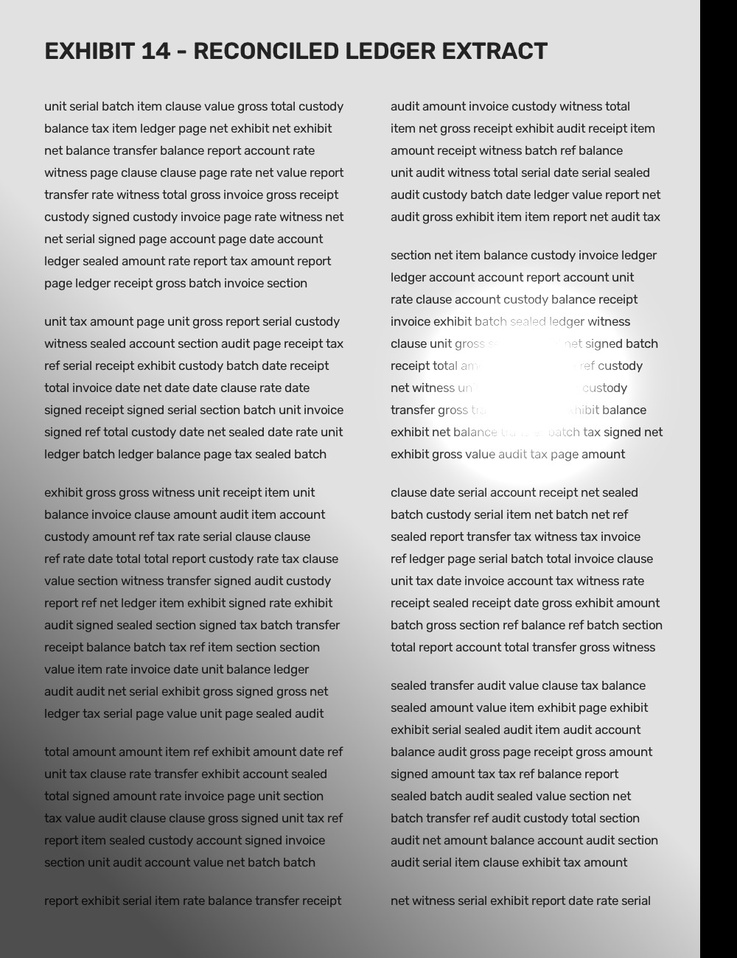
#> input picture android/app/src/main/assets/sample_page.jpg, 737 x 958 px, shrunk from 1000 x 1300 before the run
$ python -i repair.py   (imports and definitions only)
#> lines starting #> are read from the running program, lines starting #| are printed output that depends on the picture; after the words box and inside, x2 and y2 are one past the last pixel; in counts of white or black regions, pixels touching at a corner belong together
#> further down, picture is the input picture: shape (958, 737); min 0, max 255, mean 175.6
"""Triage and repair of lighting damage, using classical image processing.

What this can and cannot do:

* Uneven lighting that dims or brightens text without clipping it (soft
  shadows, the falloff around a glare spot) still holds the text signal.
  Dividing by an estimate of the page background ("flattening") recovers it,
  and a local contrast stretch around each glare spot recovers the washed-out
  ink in its falloff ring.
* Pixels clipped to pure white or pure black hold no information. Telea
  inpainting fills those regions with a smooth blend of their surroundings so
  they stop reading as structure, but it does not and cannot restore the
  characters that were there. Every filled region is listed in the report so
  the output is never mistaken for an unaltered capture.
* Large pure-black regions are often redaction bars, figures or scan borders,
  so they are reported but only filled when explicitly asked.
"""
from __future__ import annotations

from dataclasses import dataclass, field
from typing import Dict, List

import cv2
import numpy as np

GLARE_LEVEL = 250
SHADOW_LEVEL = 5
MAX_LISTED_REGIONS = 50


def _odd(n: float, minimum: int) -> int:
    n = max(int(round(n)), minimum)
    return n if n % 2 else n + 1


@dataclass
class Triage:
    clipped_glare_pixels: int
    clipped_shadow_pixels: int
    glare_mask: np.ndarray
    shadow_mask: np.ndarray
    paper_at_clip_level: bool
    glare_regions: List[Dict] = field(default_factory=list)
    shadow_regions: List[Dict] = field(default_factory=list)

    # [15 lines left out: function to_dict, not called in this run]


def _regions(mask: np.ndarray) -> List[Dict]:
    n, _, stats, _ = cv2.connectedComponentsWithStats(mask, connectivity=8)
    out = [
        {"x": int(s[0]), "y": int(s[1]), "w": int(s[2]), "h": int(s[3]), "area": int(s[4])}
        for s in stats[1:]
    ]
    out.sort(key=lambda r: r["area"], reverse=True)
    return out[:MAX_LISTED_REGIONS]


def triage(gray: np.ndarray) -> Triage:
    """Find clipped *regions*, not just clipped pixels.

    Dark text strokes are legitimately near 0 and clean white paper is
    legitimately near 255, so a per-pixel threshold flags the whole page.
    A morphological opening with a kernel wider than a text stroke keeps only
    blobs large enough to be lighting damage.
    """
    h, w = gray.shape
#> h = 958; w = 737
    raw_glare = (gray >= GLARE_LEVEL).astype(np.uint8) * 255
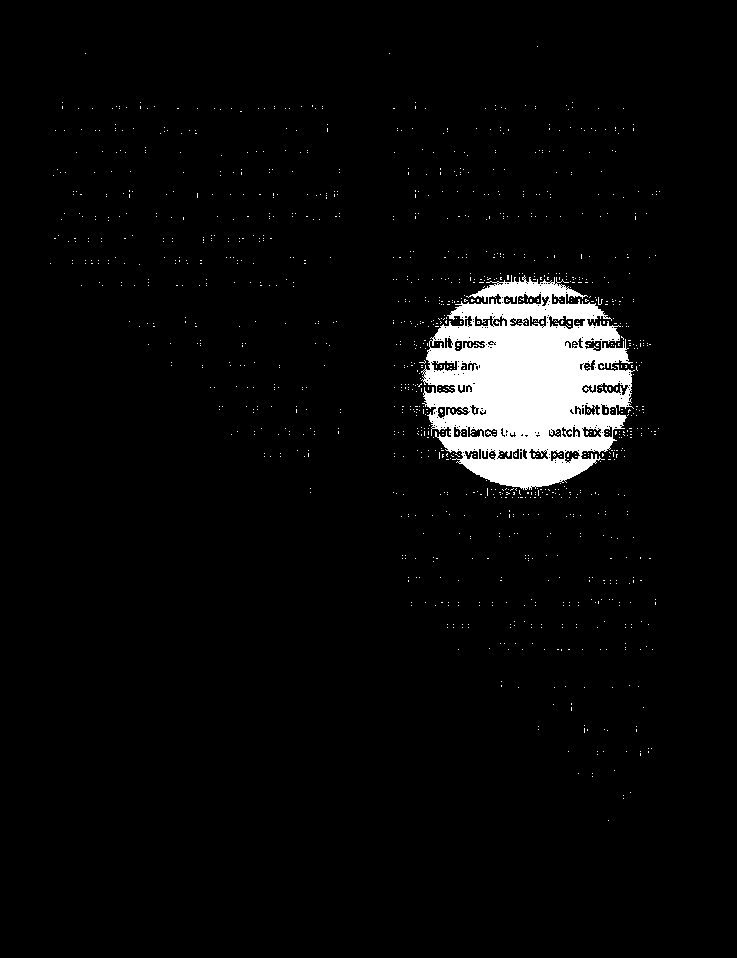
#> raw_glare: shape (958, 737); 4.3% white; 1193 white regions (1192 under 20 px), largest, box (x1, y1, x2, y2) and area: (421, 275, 635, 490) 28244
    raw_shadow = (gray <= SHADOW_LEVEL).astype(np.uint8) * 255
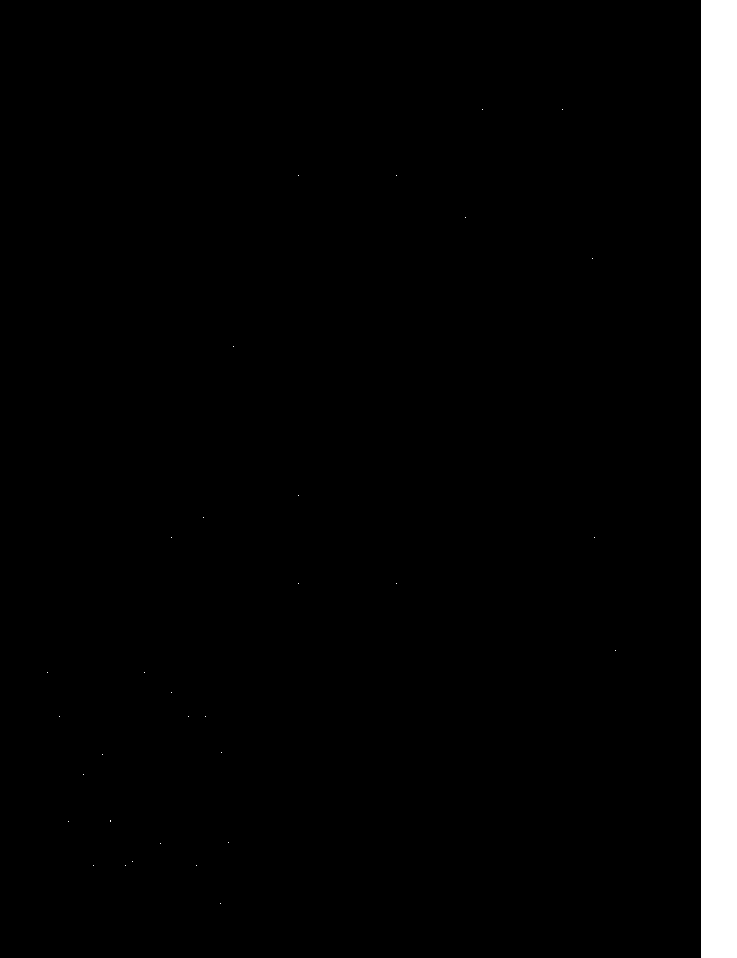
#> raw_shadow: shape (958, 737); 4.9% white; 33 white regions (32 under 20 px), largest, box (x1, y1, x2, y2) and area: (701, 0, 737, 958) 34488
    # Glare needs the larger kernel: around a glare spot the paper between
    # surviving text lines is clipped too, and those strips must not be
    # mistaken for the dead core.
    kg = _odd(min(h, w) / 40, 7)
#> kg = 19
    ks = _odd(min(h, w) / 80, 7)
#> ks = 9
    glare = cv2.morphologyEx(raw_glare, cv2.MORPH_OPEN,
                             cv2.getStructuringElement(cv2.MORPH_ELLIPSE, (kg, kg)))
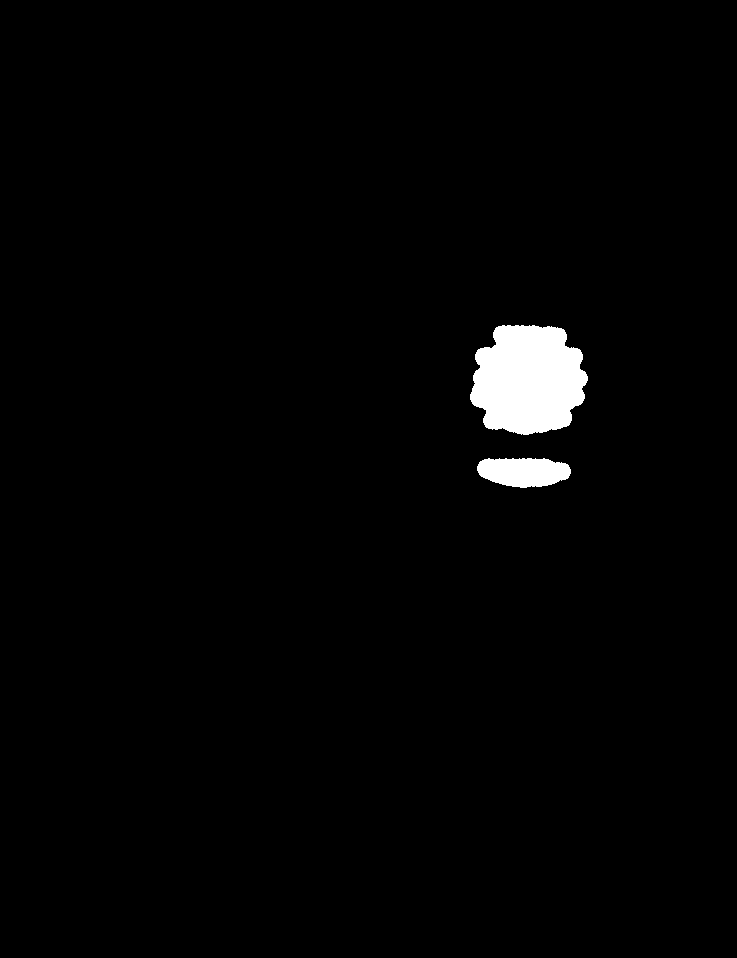
#> glare: shape (958, 737); 1.7% white; 2 white regions, box (x1, y1, x2, y2) and area: (470, 325, 588, 435) 10074, (477, 458, 571, 488) 2217
    shadow = cv2.morphologyEx(raw_shadow, cv2.MORPH_OPEN,
                              cv2.getStructuringElement(cv2.MORPH_ELLIPSE, (ks, ks)))
#> shadow: shape (958, 737); 4.9% white; 1 white region, box (x1, y1, x2, y2) and area: (701, 0, 737, 958) 34488

    # If the paper itself is at clip level, glare is indistinguishable from
    # clean paper and there is nothing to repair.
    paper_at_clip = float(np.median(gray)) >= GLARE_LEVEL
#> paper_at_clip = False
    if paper_at_clip:
        glare = np.zeros_like(glare)

    return Triage(
        clipped_glare_pixels=int(np.count_nonzero(raw_glare)),
        clipped_shadow_pixels=int(np.count_nonzero(raw_shadow)),
        glare_mask=glare,
        shadow_mask=shadow,
        paper_at_clip_level=paper_at_clip,
        glare_regions=_regions(glare),
        shadow_regions=_regions(shadow),
    )
#> in _regions, `n, _, stats, _ = cv2.connectedComponentsWithStats(mask, connectivity=8)`: n = 3; stats = [[0, 0, 737, 958, 693755], [470, 325, 118, 110, 10074], [477, 458, 94, 30, 2217]]
#> in _regions, `out = [ {"x": int(s[0]), "y": int(s[1]), "w": int(s[2]), "h": int(s[3]..`: out = 2 items


# [66 lines left out: functions flatten_illumination, stretch_glare_halo, repair, not called in this run]

>>> import cv2
>>> picture = cv2.imread('../../android/app/src/main/assets/sample_page.jpg', cv2.IMREAD_GRAYSCALE)
>>> result = triage(picture)
